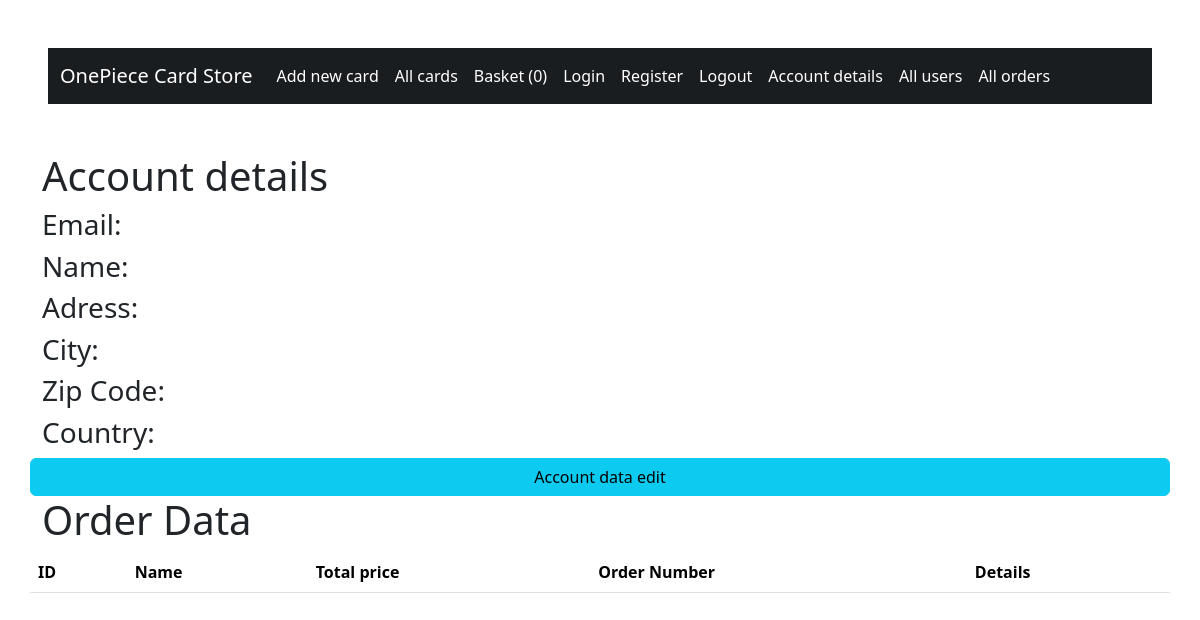
Before: /account_details/3 (signed in) with the older database file.
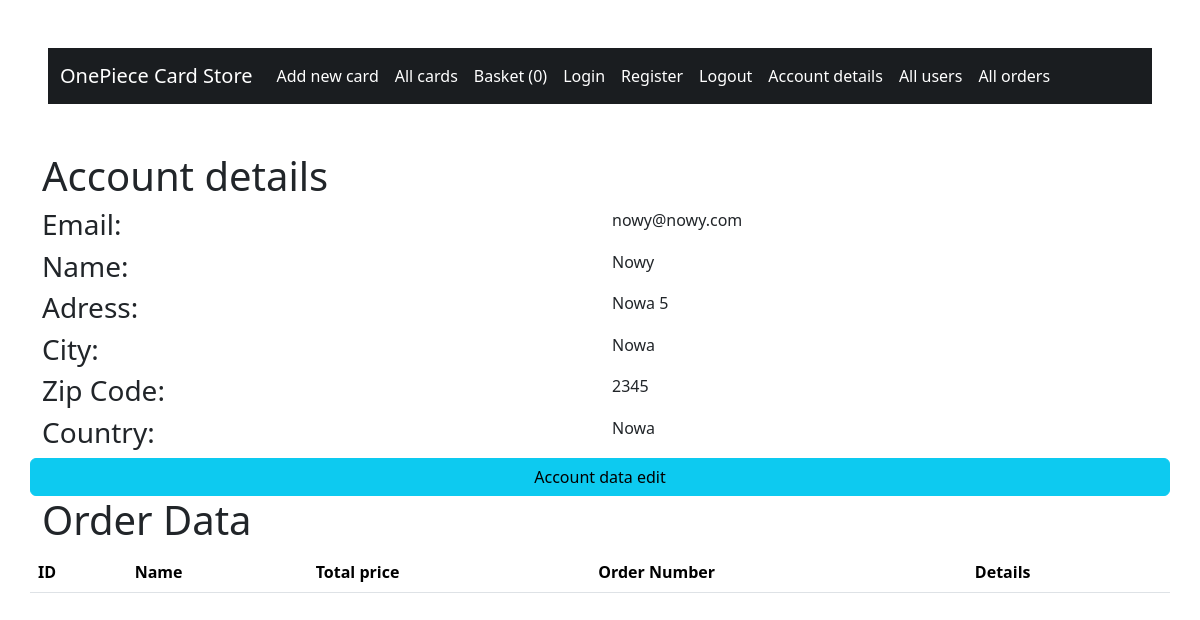
After: the same page with the newer database file.
### databases.py (models this page shows)
class User(db.Model, UserMixin):
    id = db.Column(db.Integer, primary_key=True)
    email = db.Column(db.String(50), nullable=False, default=False)
    password = db.Column(db.String(50), nullable=False, default=False)
    name = db.Column(db.String(25))
    adress = db.Column(db.String(75))
    city = db.Column(db.String(20))
    zipcode = db.Column(db.Integer)
    country = db.Column(db.String(20))
    is_admin = db.Column(db.Boolean, nullable=False, default=False)

### main.py (the view)
@app.route("/account_details/<user_id>")
@login_required
def account_details(user_id):
    user = User.query.filter(User.id == user_id).first()
    user_orders = Order.query.filter(Order.user_id == user_id).all()
    return render_template("account_details.html", user=user, user_orders=user_orders)

### main.py (called while the page is built)
@login_manager.user_loader
def load_user(id):
    return User.query.filter(User.id == id).first()

### templates/account_details.html (shortened to what this page needs)
{% extends "base.html" %}
{% block body %}
<div class="container">
    <div class="row">
        <h1>Account details</h1>
    </div>
    <div class="row">
        <h3 class="col">Email: </h3>
        <p class="col">{{ user.email }}</p>
    </div>
    <div class="row">
        <h3 class="col">Name: </h3>
        <p class="col">{{ user.name }}</p>
    </div>
    <div class="row">
        <h3 class="col">Adress: </h3>
        <p class="col">{{ user.adress }}</p>
    </div>
    <div class="row">
        <h3 class="col">City: </h3>
        <p class="col">{{ user.city }}</p>
    </div>
    <div class="row">
        <h3 class="col">Zip Code: </h3>
        <p class="col">{{ user.zipcode }}</p>
    </div>
    <div class="row">
        <h3 class="col">Country: </h3>
        <p class="col">{{ user.country }}</p>
    </div>
    <div class="row">
        <a class="btn btn-info" href="{{ url_for('user_edit', user_id=user.id) }}">Account data edit</a>
    </div>
    <div class="row">
        <h1>Order Data</h1>
    </div>
    <div class="row">
        <table class="table">
            <thead>
                <tr>
                    <th scope="col">ID</th>
                    <th scope="col">Name</th>
                    <th scope="col">Total price</th>
                    <th scope="col">Order Number</th>
                    <th scope="col">Details</th>
                </tr>
            </thead>
        </table>
    </div>
</div>
{% endblock %}

Changed rows visible on the page:
added User: email "nowy@nowy.com", name "Nowy", adress "Nowa 5", city "Nowa", zipcode "2345", country "Nowa"
